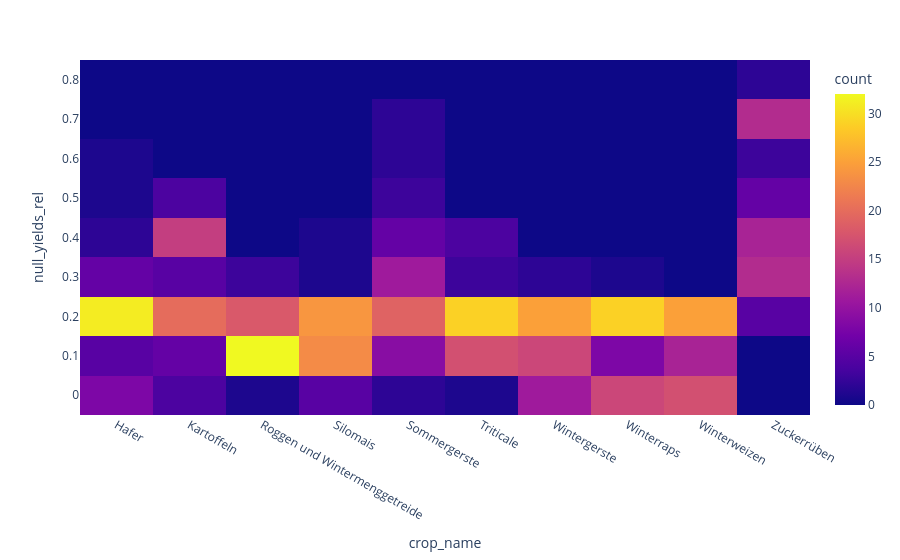

Notebook cell for this chart:
### Code cell
px.density_heatmap(df, x="crop_name", y="null_yields_rel", text_auto=False)

### Figure 1 — Plotly figure (JSON) as saved in the notebook; plotly's stock layout.template omitted (floating-point values rounded to 4 significant figures; data arrays with more than 128 entries replaced by an {"elided": "..."} marker saying what was removed)
{"data": [{"coloraxis": "coloraxis", "hovertemplate": "crop_name=%{x}<br>null_yields_rel=%{y}<br>count=%{z}<extra></extra>", "name": "", "type": "histogram2d", "x": {"elided": "540 str values"}, "xaxis": "x", "xbingroup": "x", "y": {"elided": "540 float values"}, "yaxis": "y", "ybingroup": "y"}], "layout": {"coloraxis": {"colorbar": {"title": {"text": "count"}}, "colorscale": [[0, "#0d0887"], [0.1111, "#46039f"], [0.2222, "#7201a8"], [0.3333, "#9c179e"], [0.4444, "#bd3786"], [0.5556, "#d8576b"], [0.6667, "#ed7953"], [0.7778, "#fb9f3a"], [0.8889, "#fdca26"], [1, "#f0f921"]]}, "legend": {"tracegroupgap": 0}, "margin": {"t": 60}, "xaxis": {"anchor": "y", "domain": [0, 1], "title": {"text": "crop_name"}}, "yaxis": {"anchor": "x", "domain": [0, 1], "title": {"text": "null_yields_rel"}}}}
